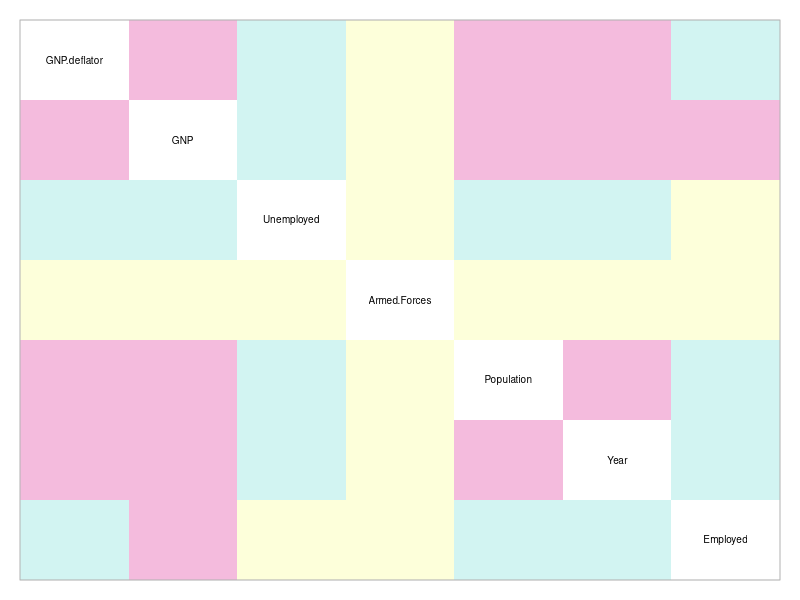
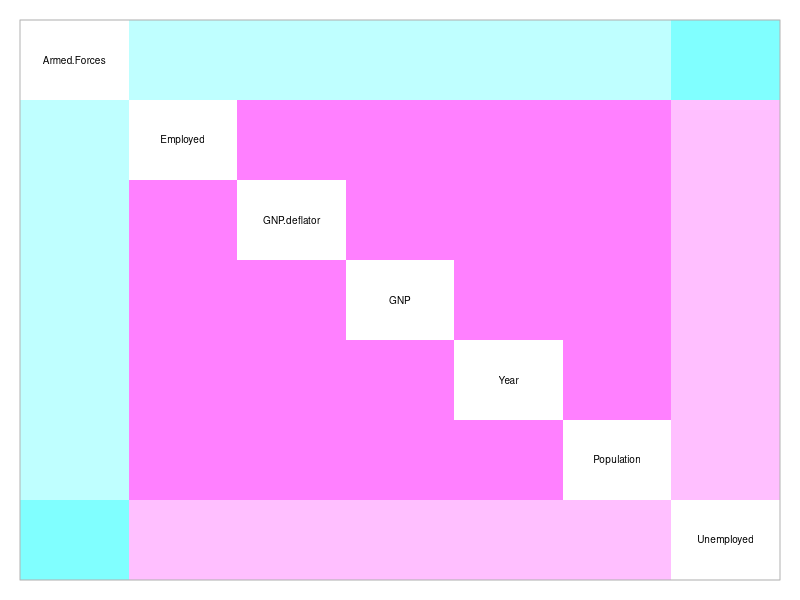
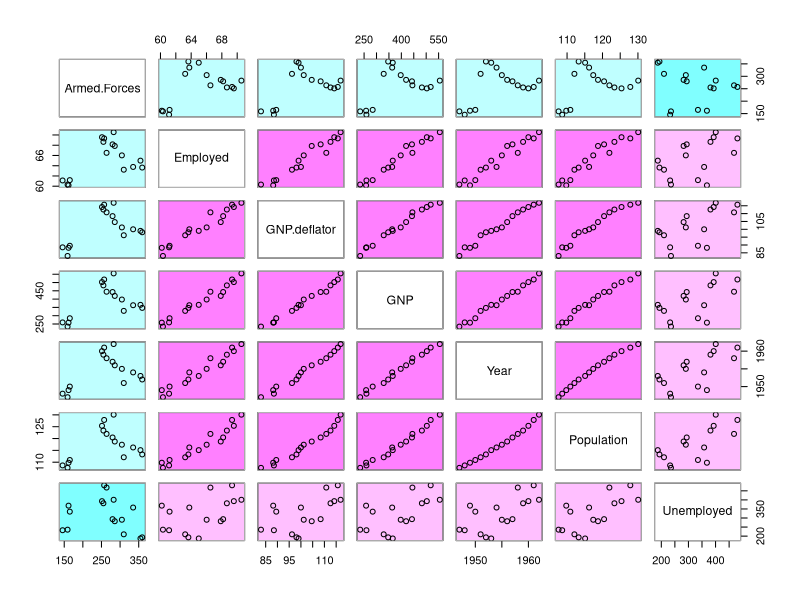
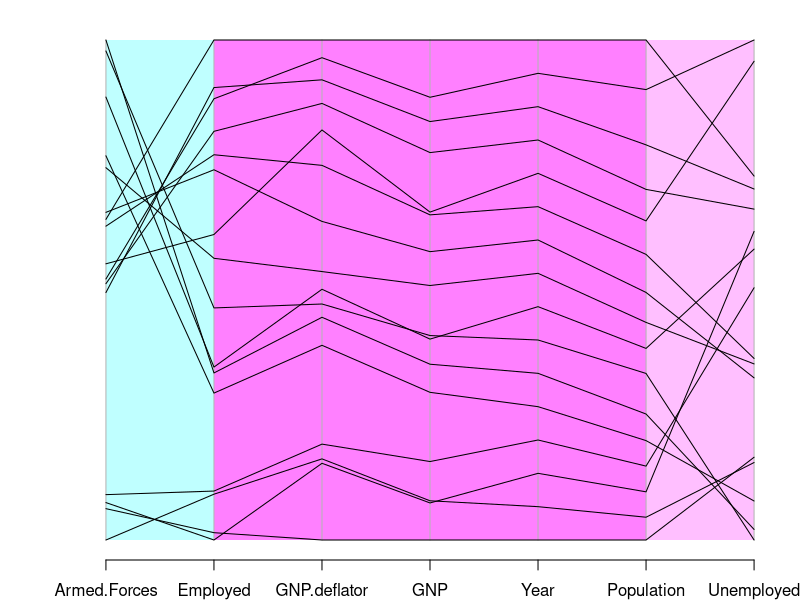
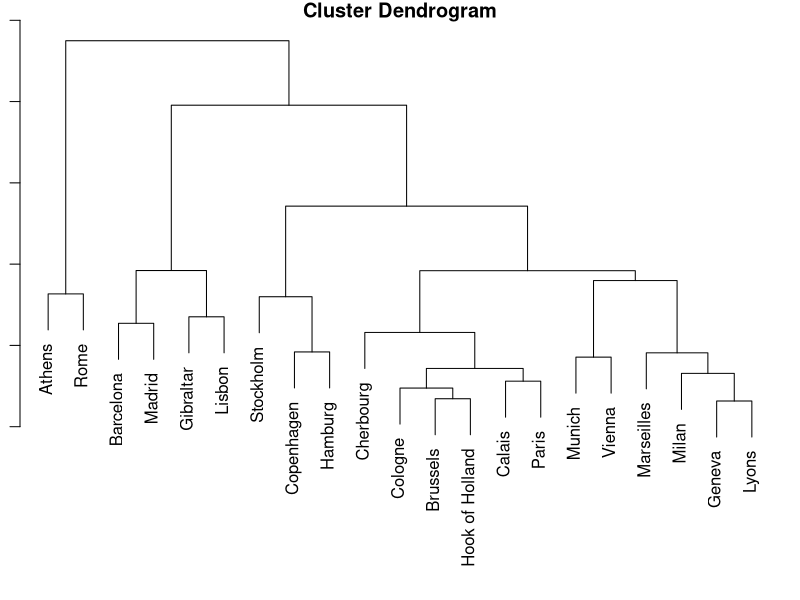
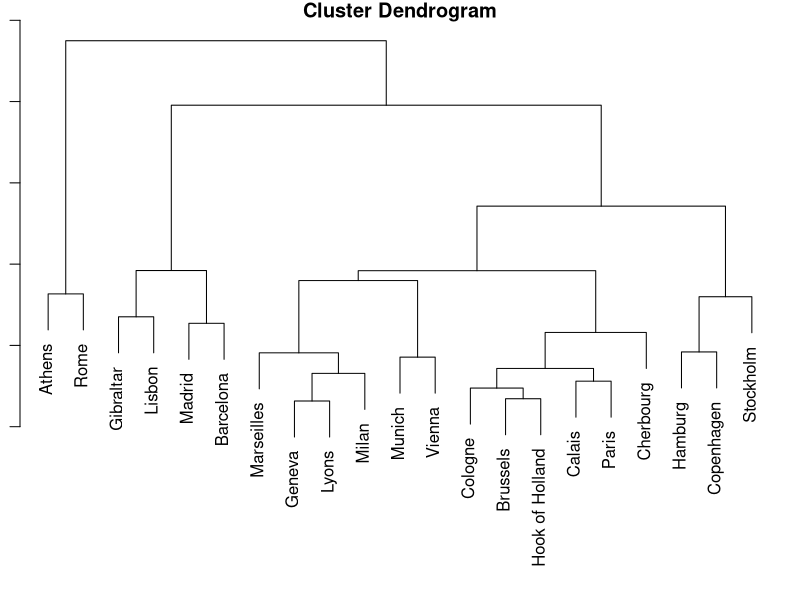
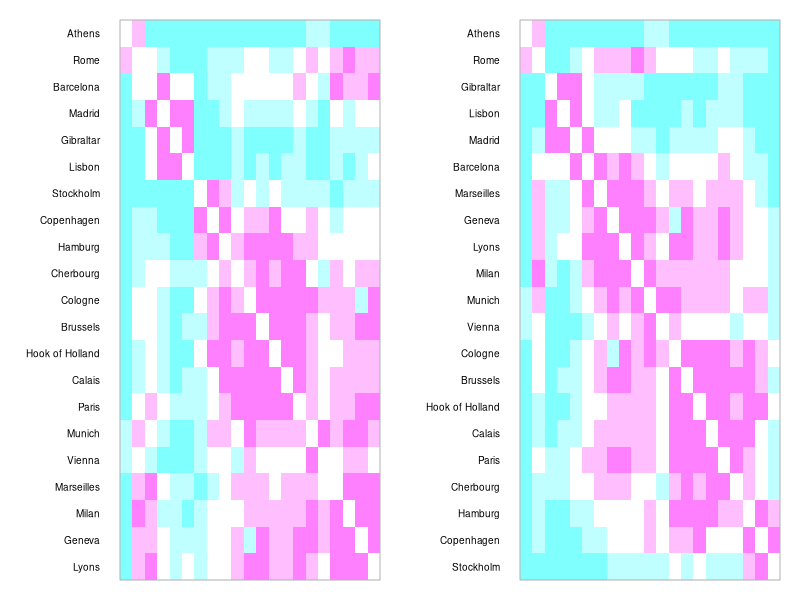
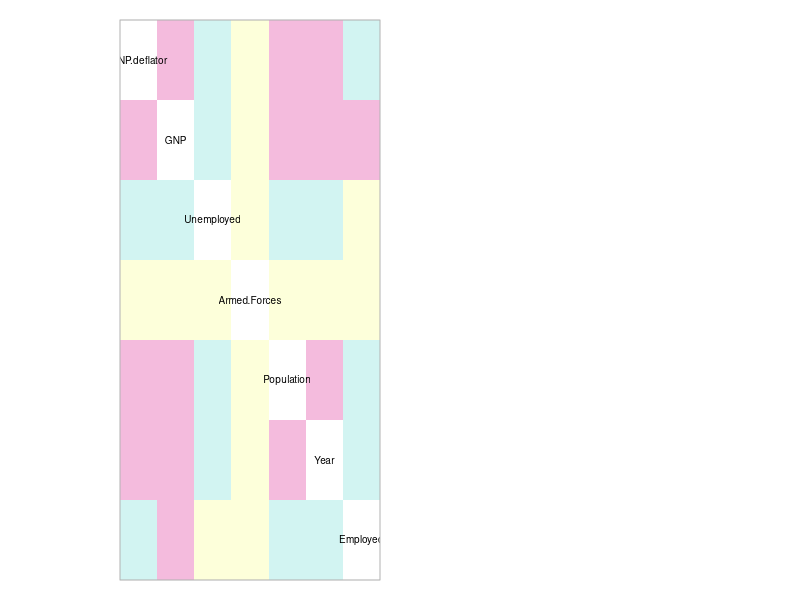

These charts were generated, in order, by the following R code:
## ---- chunk 1
knitr::opts_chunk$set(
	echo = TRUE,
	message = FALSE,
	warning = FALSE
)
## ---- chunk 2
## setup, include = FALSE
knitr::opts_chunk$set(
  collapse = TRUE,
  comment = "#>"
)

## 
library(gclus)
data(longley)
longley.cor <- cor(longley)
longley.color <- dmat.color(longley.cor)

## fig.width=5, fig.height=5, fig.align='center'
par(mar=c(1,1,1,1))
plotcolors(longley.color,dlabels=rownames(longley.color))

## eval=F
longley.color <- dmat.color(longley.cor, byrank=FALSE)
longley.color <- dmat.color(longley.cor, breaks=c(-1,0,.5,.8,1),
                             cm.colors(4))

## fig.width=5, fig.height=5, fig.align='center'
par(mar=c(1,1,1,1))
longley.o <- order.hclust(longley.cor)
longley.color1 <- longley.color[longley.o,longley.o]
plotcolors(longley.color1,dlabels=rownames(longley.color1))

## fig.width=5, fig.height=5, fig.align='center'
par(mar=c(1,1,1,1))
cpairs(longley, order= longley.o,panel.color= longley.color)

## fig.width=8, fig.height=3, fig.align='center', out.width="100%"
cparcoord(longley, order= longley.o,panel.color= longley.color, 
          horizontal=TRUE, mar=c(2,4,1,1))

## fig.width=6, fig.height=4, fig.align='center'
par(mar=c(1,1,1,1))
data(eurodist)
dis <- as.dist(eurodist)
hc <- hclust(dis, "ave")
plot(hc)

## fig.width=6, fig.height=4, fig.align='center'
par(mar=c(1,1,1,1))
hc1 <- reorder.hclust(hc, dis)
plot(hc1)

## fig.width=8, fig.height=3.5, fig.align='center'

layout(matrix(1:2,nrow=1,ncol=2))
par(mar=c(1,6,1,1))
cmat <- dmat.color(eurodist, rev(cm.colors(5)))
plotcolors(cmat[hc$order,hc$order], rlabels=labels(eurodist)[hc$order])

plotcolors(cmat[hc1$order,hc1$order], rlabels=labels(eurodist)[hc1$order])

## NOT RUN {
data(longley)
longley.cor <- cor(longley)
# A matrix with equal (or nearly equal) number of entries of each color.
longley.color <- dmat.color(longley.cor)

## Plot the colors
plotcolors(longley.color,dlabels=rownames(longley.color))

## Try different color schemes

## A matrix where each color represents an equal-length interval.
longley.color <- dmat.color(longley.cor, byrank=FALSE)
## Specify colors and breaks

longley.color <- dmat.color(longley.cor, breaks=c(-1,0,.5,.8,1), 
cm.colors(4))


## Could also reorder variables prior to plotting:

longley.o <- order.single(longley.cor)
longley.color <- longley.color[longley.o,longley.o]

## The colors can be used in a scatterplot matrix or parallel
## coordinate display:

cpairs(longley, panel.color= longley.color)
cparcoord(longley, panel.color= longley.color)

## }
